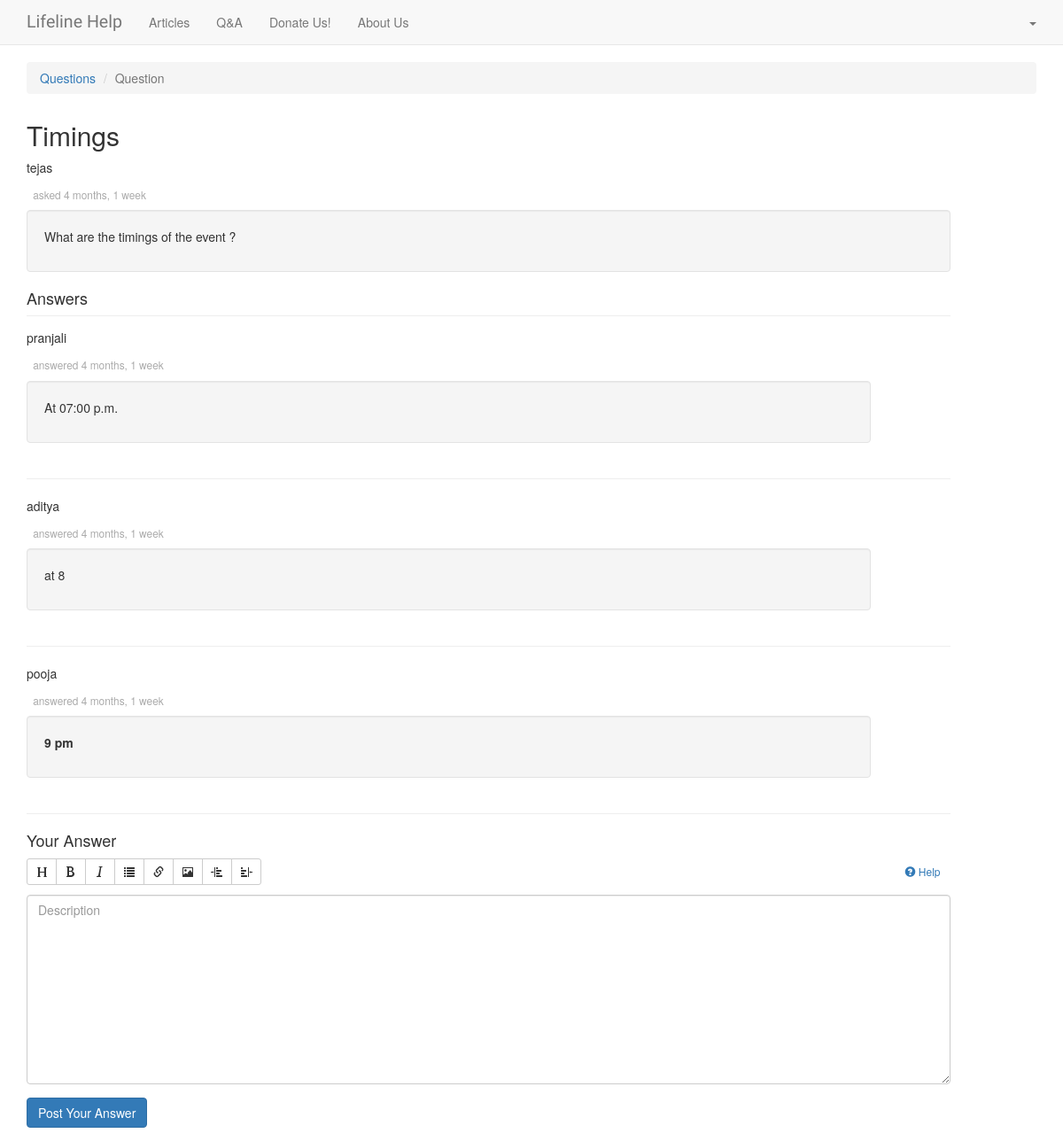
The page /question/4 (signed in) on the database its author committed.
### questions/models.py (models this page shows, shortened)
class Question(models.Model):
    asked_by = models.CharField(max_length=200, default=None)
    description = models.TextField(max_length=500)
    title = models.CharField(max_length=255)
    create_date = models.DateTimeField(auto_now_add=True)
    def get_answers(self):
        return Answer.objects.filter(question=self)
    def get_description_as_markdown(self):
        return markdown.markdown(self.description, safe_mode='escape')

class Answer(models.Model):
    answered_by = models.CharField(max_length=500 , default=None)
    question = models.ForeignKey(Question, on_delete=models.CASCADE)
    description = models.TextField(max_length=2000)
    create_date = models.DateTimeField(auto_now_add=True)
    def get_description_as_markdown(self):
        return markdown.markdown(self.description, safe_mode='escape')

### questions/views.py (the view)
# urls.py: url(r'^(?P<pk>[0-9]+)/$', views.question_spec,name='question_spec'),
@login_required(login_url='/register/welcome/')
def question_spec(request, pk):
    question = get_object_or_404(models.Question, pk=pk)
    form = AnswerForm(initial={'question': question})
    return render(request, 'questions/question.html', {
        'question': question,
        'form': form
    })

### questions/forms.py
class AnswerForm(ModelForm):
    question = forms.ModelChoiceField(widget=forms.HiddenInput(),
                                      queryset=Question.objects.all())
    description = forms.CharField(
        widget=forms.Textarea(attrs={'class': 'form-control', 'placeholder': 'Description'}),
        max_length=4000)
    class Meta:
        model = Answer
        fields = [ 'question', 'description']

### questions/templates/questions/question.html (shortened to what this page needs)
{% extends 'base.html' %}
{% load staticfiles %}
{% load i18n %}
{% block head %}
  <link href="{% static 'css/questions.css' %}" rel="stylesheet">
{% endblock head %}
{% block main %}
  <ol class="breadcrumb">
    <li><a href="{% url 'questions:question' %}">{% trans "Questions" %}</a></li>
    <li class="active">{% trans "Question" %}</li>
  </ol>
  <div class="row question" question-id="{{ question.id }}">
    <div class="col-md-11">
      <h2 class="question-title">{{ question.title }}</h2>
      <div class="question-user">
        <p>{{ question.asked_by }}</p>
        <small class="asked">asked {{ question.create_date | timesince}}</small>
      </div>
      <div class="question-description well">
        {{ question.get_description_as_markdown|safe }}
  </div>
  <h4 class="page-header">Answers</h4>
  <div class="answers">
    {% for answer in question.get_answers %}
      {% include 'questions/partial_answer.html' with question=question answer=answer %}
    {% endfor %}
    <h4>Your Answer</h4>
    <form action="{% url 'questions:answer' %}" method="post" role="form">
      <div class="form-group">
        {% include 'markdown_editor.html' with textarea='id_description' %}
        {{ form.description }}
      </div>
      <div class="form-group">
        <button type="submit" class="btn btn-primary">{% trans "Post Your Answer"%}</button>
      </div>
    </form>
  </div>
{% endblock main %}

### templates/base.html (shortened to what this page needs)
{% load staticfiles i18n %}
<!DOCTYPE html>
<html lang="en">
  <head>
    <link rel="stylesheet" href="https://ajax.googleapis.com/ajax/libs/jqueryui/1.12.1/themes/smoothness/jquery-ui.css">
    <link rel ="stylesheet" href="https://maxcdn.bootstrapcdn.com/bootstrap/3.3.7/css/bootstrap.min.css">
    <link href="{% static 'css/bootcamp.css' %}?v=1" rel="stylesheet">
    <link rel="stylesheet" href="https://cdnjs.cloudflare.com/ajax/libs/font-awesome/4.7.0/css/font-awesome.min.css">
    {% block head %}{% endblock %}
  </head>
  <body>
    {% block body %}
      <header>
        <nav class="navbar navbar-default navbar-fixed-top" role="navigation">
          <div class="container">
            <div class="navbar-header">
              <a class="navbar-brand" href="{% url 'articles:art' %}">Lifeline Help</a>
            </div>
            <div class="collapse navbar-collapse" id="menu">
              <ul class="nav navbar-nav">
               <li><a href="{% url 'articles:art' %}">{% trans 'Articles' %}</a></li>
                <li><a href="{% url 'questions:question' %}">{% trans 'Q&A' %}</a></li>
                <li><a href="{% url 'donate:index' %}">{% trans 'Donate Us!' %}</a></li>
                  <li><a href="{% url 'about:index' %}">{% trans 'About Us' %}</a></li>
              </ul>
              <ul class="nav navbar-nav navbar-right">
                <li class="dropdown">
                  <a href="#" class="dropdown-toggle" data-toggle="dropdown">{{ user.profile.get_screen_name }} <b class="caret"></b></a>
                </li>
              </ul>
            </div>
          </div>
        </nav>
      </header>
      <main>
        <div class="container">
          {% block main %}
          {% endblock main %}
        </div>
      </main>
    {% endblock body %}
  </body>
</html>

### questions/templates/questions/partial_answer.html (shortened to what this page needs)
{% load i18n %}
<div class="row answer" answer-id="{{ answer.id }}">
  <div class="col-md-11">
    <div class="answer-user">
     <p>{{ answer.answered_by }}</p>
      <small class="answered">{% trans "answered" %} {{ answer.create_date | timesince }}</small>
    </div>
    <div class="answer-description well">
      {{ answer.get_description_as_markdown|safe }}
    </div>
  </div>
</div>
<hr>

### templates/markdown_editor.html (shortened to what this page needs)
{% load staticfiles %}
<div class="markdown">
  <div class="btn-group">
    <button type="button" class="btn btn-default btn-sm" ref="header"><span class="glyphicon glyphicon-header"></span></button>
    <button type="button" class="btn btn-default btn-sm" ref="bold"><span class="glyphicon glyphicon-bold"></span></button>
    <button type="button" class="btn btn-default btn-sm" ref="italic"><span class="glyphicon glyphicon-italic"></span></button>
    <button type="button" class="btn btn-default btn-sm" ref="list"><span class="glyphicon glyphicon-list"></span></button>
    <button type="button" class="btn btn-default btn-sm" ref="link"><span class="glyphicon glyphicon-link"></span></button>
    <button type="button" class="btn btn-default btn-sm" ref="picture"><span class="glyphicon glyphicon-picture"></span></button>
    <button type="button" class="btn btn-default btn-sm" ref="indent-left"><span class="glyphicon glyphicon-indent-left"></span></button>
    <button type="button" class="btn btn-default btn-sm" ref="indent-right"><span class="glyphicon glyphicon-indent-right"></span></button>
  </div>
  <button type="button" data-toggle="modal" data-target="#markdown_help" class="btn btn-link btn-sm pull-right"><span class="glyphicon glyphicon-question-sign"></span> Help</button>
</div>

### static/css/bootcamp.css (style rules this page uses)
body { padding-top: 70px; }
header .navbar-brand { font-size: 1.4em; font-weight: 200; font-family: "Audiowide", cursive; }
.page-header { margin: 0; }
.markdown { margin-bottom: .8em; }

### questions/static/css/questions.css (style rules this page uses)
.answer { margin-top: 1em; }
.answer .answer-user, .question .question-user { margin-bottom: .6em; }
.answer .answered, .question .asked { color: #aaaaaa; margin-left: .6em; }
.question-title { margin-top: 10px; }

### rows shown on the page
Question: title "Timings", asked_by "tejas", create_date "4 months, 1 week", get_description_as_markdown "What are the timings of the event ?"
Answer: answered_by "pranjali", create_date "4 months, 1 week", get_description_as_markdown "At 07:00 p.m."
Answer: answered_by "aditya", create_date "4 months, 1 week", get_description_as_markdown "at 8"
Answer: answered_by "pooja", create_date "4 months, 1 week", get_description_as_markdown "9 pm"
